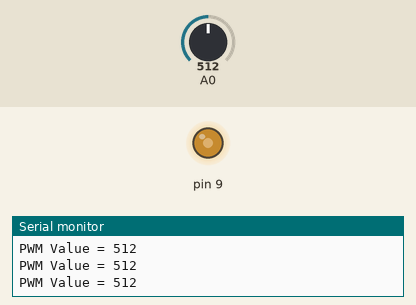
A sketch run on a simulated Arduino Uno, built with avr-gcc and run on an emulated ATmega328P. Parts: output pins drawn as LEDs (lit = HIGH), the last lines printed to the serial monitor. The inputs (shaded band) are chosen by the test bench; at power-on: A0 = 512.

Above: at 1.2 s.
1.3 s: A0 set to 986
At 1.8 s:
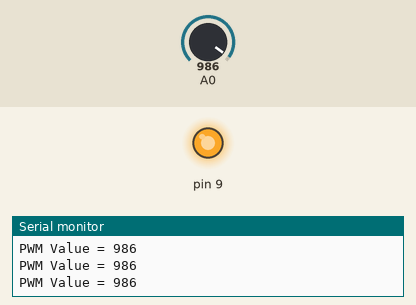
2.8 s: A0 set to 1007
At 3.1 s:
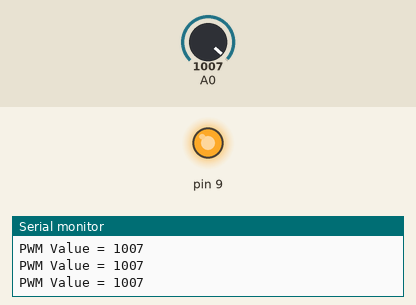
4.3 s: A0 set to 716
At 5.3 s:
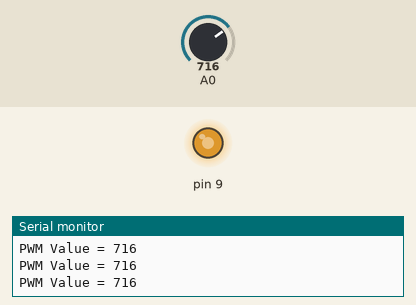
5.8 s: A0 set to 122
At 6.6 s:
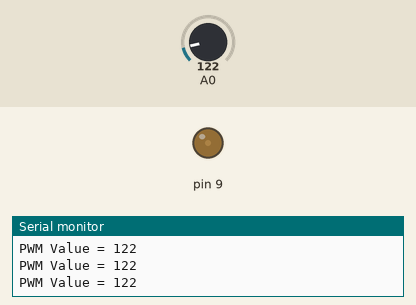
7.3 s: A0 set to 0
At 8.3 s:
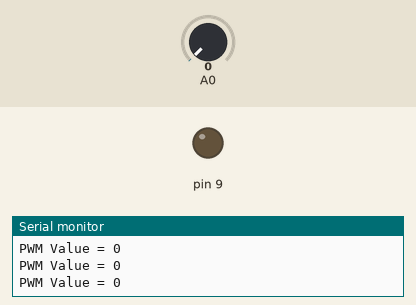
Timing chart, 0 to 9.8 s (numbered marks = the images above; inputs shaded):
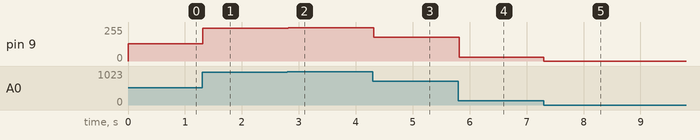

Measured:
- after the input at 1.3 s, pin 9: 128/255 → 246/255 at once
- after the input at 2.8 s, pin 9: 246/255 → 251/255 at once
- after the input at 4.3 s, pin 9: 251/255 → 179/255 at once
- after the input at 5.8 s, pin 9: 179/255 → 30/255 at once
- after the input at 7.3 s, pin 9: 30/255 → 0/255 at once

The sketch:

BAB_III_Motor.ino
```cpp
int nilai = 0;
void setup() {
  // put your setup code here, to run once:
  Serial.begin(9600);
  pinMode(9, OUTPUT);
}

void loop() {
  // put your main code here, to run repeatedly:
  nilai = analogRead(A0);
  //digitalWrite(13, nilai);
  analogWrite(9, nilai/4);
  Serial.print("PWM Value = ");
  Serial.println(nilai, DEC);
}
```
